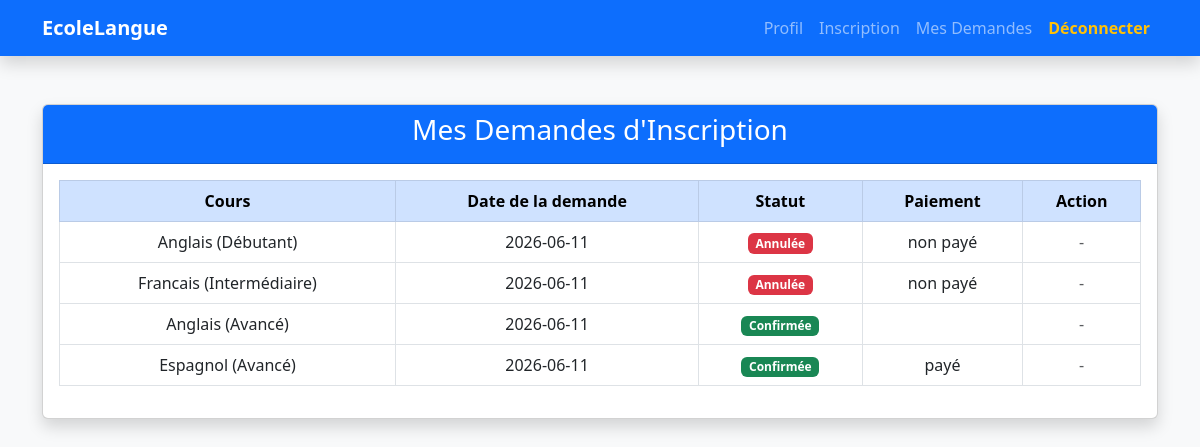
Screenshot of /MesDemande.php (signed in) with the database file from the repository.
### tables this page shows
CREATE TABLE `inscription` (
  `idInscription` int(11) NOT NULL,
  `idEtudiant` int(11) NOT NULL,
  `idCours` int(11) NOT NULL,
  `dateInscription` date NOT NULL,
  `statut` enum('en attente','confirmé','annulé') DEFAULT 'en attente',
  `paiement` enum('payé','non payé') DEFAULT 'non payé'
);

CREATE TABLE `cours` (
  `idCours` int(11) NOT NULL,
  `langue` varchar(100) DEFAULT NULL,
  `niveau` varchar(100) DEFAULT NULL,
  `prix` int(11) DEFAULT NULL,
  `dateDebut` date DEFAULT NULL,
  `dateFin` date DEFAULT NULL,
  `placesTotal` int(11) DEFAULT NULL,
  `placesRestantes` int(11) DEFAULT NULL
);

### db.php (called while the page is built, shortened)
<?php
    function escape(?string $value): string
    {
        return htmlspecialchars($value ?? '', ENT_QUOTES | ENT_SUBSTITUTE, 'UTF-8');
    }
?>

### MesDemande.php (the view, shortened to what this page needs)
<?php
    include_once 'db.php';
    $idEtudiant = $_SESSION['user']['idEtudiant'];
    $sql = "SELECT i.*, c.langue, c.niveau
    FROM inscription i
    JOIN Cours c ON i.idCours = c.idCours
    WHERE i.idEtudiant = ?
    ORDER BY i.dateInscription DESC";
    $req = $db->prepare($sql);
    $req->execute([$idEtudiant]);
    $inscription = $req->fetchAll(PDO::FETCH_ASSOC);
?>
<!DOCTYPE html>
<html lang="en">
<head>
    <link href="https://cdn.jsdelivr.net/npm/bootstrap@5.3.0/dist/css/bootstrap.min.css"
          rel="stylesheet">
</head>
<body class="bg-light">
<?php include 'header.php'; ?>
<div class="container mt-5">
    <div class="card shadow">
        <div class="card-header bg-primary text-white text-center">
            <h3>Mes Demandes d'Inscription</h3>
        </div>
        <div class="card-body">
            <div class="table-responsive">
                <table class="table table-bordered table-hover text-center align-middle">
                    <thead class="table-primary">
                        <tr>
                            <th>Cours</th>
                            <th>Date de la demande</th>
                            <th>Statut</th>
                            <th>Paiement</th>
                            <th>Action</th>
                        </tr>
                    </thead>
                    <tbody>
                    <?php if(count($inscription) > 0): ?>
                        <?php foreach($inscription as $i): ?>
                            <tr>
                                <td><?= escape($i['langue']) ?> (<?= escape($i['niveau']) ?>)</td>
                                <td><?= escape($i['dateInscription']) ?></td>
                                <td>
                                    <?php if($i['statut'] === 'en attente'): ?>
                                        <span class="badge bg-warning text-dark">
                                            En attente
                                        </span>
                                    <?php elseif($i['statut'] === 'confirmé'): ?>
                                        <span class="badge bg-success">
                                            Confirmée
                                        </span>
                                    <?php else: ?>
                                        <span class="badge bg-danger">
                                            Annulée
                                        </span>
                                    <?php endif; ?>
                                </td>
                                <td><?= escape($i['paiement']) ?></td>
                                <td>
                                    <?php if($i['statut'] === 'en attente'): ?>
                                        <form action="delete.php" method="post" onsubmit="return confirm('Annuler cette demande ?')">
                                            <input type="hidden" name="id" value="<?= (int) $i['idInscription'] ?>">
                                            <button type="submit" class="btn btn-danger btn-sm">Annuler</button>
                                        </form>
                                    <?php else: ?>
                                        <span class="text-muted">-</span>
                                    <?php endif; ?>
                                </td>
                            </tr>
                        <?php endforeach; ?>
                    <?php endif; ?>
                    </tbody>
                </table>
            </div>
        </div>
    </div>
</div>
</body>
</html>

### header.php (shortened to what this page needs)
<nav class="navbar navbar-expand-lg navbar-dark bg-primary shadow">
    <div class="container">
        <a class="navbar-brand fw-bold" href="profile.php">
            EcoleLangue
        </a>
        <div class="collapse navbar-collapse" id="navbarNav">
            <?php if(isset($_SESSION['user'])) { ?>
                <ul class="navbar-nav ms-auto">
                    <li class="nav-item">
                        <a class="nav-link" href="profile.php">
                            Profil
                        </a>
                    </li>
                    <li class="nav-item">
                        <a class="nav-link" href="inscription.php">
                            Inscription
                        </a>
                    </li>
                    <li class="nav-item">
                        <a class="nav-link" href="MesDemande.php">
                            Mes Demandes
                        </a>
                    </li>
                    <li class="nav-item">
                        <form action="deconnecter.php" method="post" class="m-0">
                            <button type="submit" class="nav-link text-warning fw-bold border-0 bg-transparent">
                                Déconnecter
                            </button>
                        </form>
                    </li>
                </ul>
            <?php } ?>
        </div>
    </div>
</nav>

### rows the page displays
inscription: idCours.langue "Anglais", idCours.niveau "Débutant", dateInscription "2026-06-11", statut "Annulée", paiement "non payé"
inscription: idCours.langue "Francais", idCours.niveau "Intermédiaire", dateInscription "2026-06-11", statut "Annulée", paiement "non payé"
inscription: idCours.langue "Anglais", idCours.niveau "Avancé", dateInscription "2026-06-11", statut "Confirmée"
inscription: idCours.langue "Espagnol", idCours.niveau "Avancé", dateInscription "2026-06-11", statut "Confirmée", paiement "payé"
